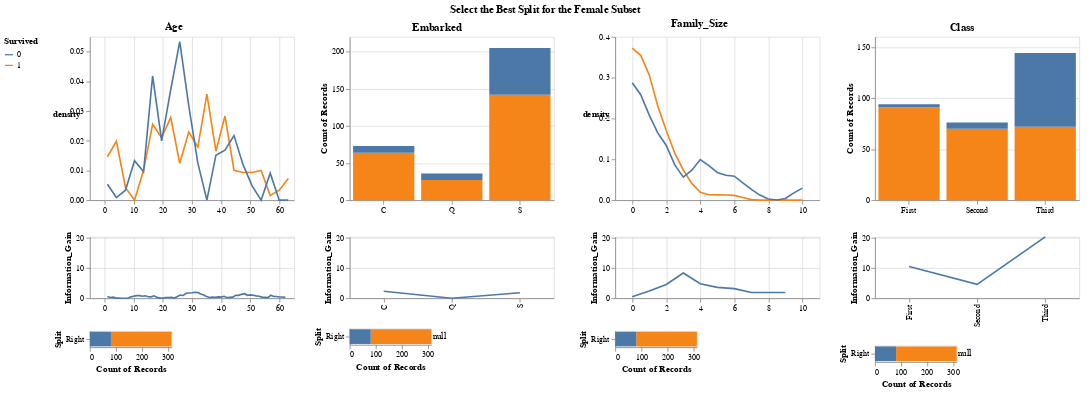

The code cell stored with this chart in its notebook:
### Markdown cell above
<img src="notebook_resources/titanic_depth_2_template.png">

### Code cell
build_interactive_decision_tree(
    titanic_df, show_splits=True, show_information_gain=True, subquery = "Sex == 'female'"
).properties(title = "Select the Best Split for the Female Subset")

### Figure 1 — Vega-Lite specification as saved in the notebook (floating-point values rounded to 4 significant figures; data arrays with more than 128 entries replaced by an {"elided": "..."} marker saying what was removed)
{"config": {"view": {"continuousWidth": 400, "continuousHeight": 300}, "title": {"anchor": "middle"}}, "hconcat": [{"vconcat": [{"layer": [{"data": {"name": "data-a2bf53cc6eaf007561dc3bd8c473d0cf"}, "mark": {"type": "bar", "align": "left", "binSpacing": 0, "size": 3.226}, "encoding": {"color": {"value": "lightgrey"}, "opacity": {"condition": {"value": 0.3, "test": "(datum.val <= datum.key)"}, "value": 0}, "x": {"type": "quantitative", "field": "Age", "title": null}, "y": {"type": "quantitative", "axis": null, "field": "Height"}}, "height": 200, "selection": {"selector011": {"type": "single", "fields": ["Age"], "on": "mouseover", "nearest": true}}, "transform": [{"calculate": "selector011['Age']", "as": "key"}, {"calculate": "datum.Age", "as": "val"}]}, {"data": {"name": "data-b95486d84c019148f50615c2b80de122"}, "mark": "line", "encoding": {"color": {"type": "nominal", "field": "Survived"}, "x": {"type": "quantitative", "field": "value", "title": null}, "y": {"type": "quantitative", "axis": {"labelAngle": 0, "titleAngle": 0}, "field": "density"}}, "height": 200, "transform": [{"density": "value", "bandwidth": 0.5, "groupby": ["variable", "Survived"], "steps": 20}, {"joinaggregate": [{"op": "max", "field": "density", "as": "max_density"}]}], "width": 250}], "resolve": {"scale": {"y": "independent"}}}, {"data": {"name": "data-806906eb9a23363c8d27cfbe5bc588a7"}, "mark": "line", "encoding": {"x": {"type": "quantitative", "field": "Split_Val", "title": null}, "y": {"type": "quantitative", "field": "Information_Gain", "scale": {"domain": [0, 20.33]}}}, "height": 75, "width": 250}, {"hconcat": [{"data": {"name": "data-b95486d84c019148f50615c2b80de122"}, "mark": "bar", "encoding": {"color": {"type": "nominal", "field": "Survived", "sort": [1, 0]}, "x": {"type": "quantitative", "aggregate": "count", "scale": {"domain": [0, 314]}}, "y": {"type": "nominal", "field": "Split"}}, "transform": [{"calculate": "selector011['Age']", "as": "split_val"}, {"calculate": "datum.value <= datum.split_val?'Left':'Right'", "as": "Split"}], "width": 100}, {"vconcat": [{"mark": "text", "encoding": {"text": {"type": "nominal", "field": "chart_text"}}, "transform": [{"calculate": "selector011['Age']", "as": "selected_val"}, {"filter": "((datum.Split_Val <= datum.selected_val) && (datum.Split_Val >= datum.selected_val))"}, {"calculate": "('For Age<=' + datum.selected_val)", "as": "chart_text"}], "width": 120}, {"mark": "text", "encoding": {"text": {"type": "nominal", "field": "chart_text"}}, "transform": [{"calculate": "selector011['Age']", "as": "selected_val"}, {"filter": "((datum.Split_Val <= datum.selected_val) && (datum.Split_Val >= datum.selected_val))"}, {"calculate": "('Information Gain: ' + datum.Information_Gain)", "as": "chart_text"}], "width": 120}], "data": {"name": "data-806906eb9a23363c8d27cfbe5bc588a7"}}]}], "resolve": {"scale": {"x": "shared"}}, "title": "Age"}, {"vconcat": [{"data": {"name": "data-2d9515ec49564b8bd2d3c88d49d83f51"}, "mark": "bar", "encoding": {"color": {"type": "nominal", "field": "Survived", "legend": {"orient": "left"}, "sort": [1, 0]}, "opacity": {"condition": {"value": 1, "selection": "selector012"}, "value": 0.3}, "x": {"type": "nominal", "axis": {"labelAngle": 0}, "field": "Embarked", "title": null}, "y": {"type": "quantitative", "aggregate": "count"}}, "height": 200, "selection": {"selector012": {"type": "single", "fields": ["Embarked"]}}, "width": 250}, {"data": {"name": "data-8ecb43de5f1896005580b002387aedf9"}, "mark": "line", "encoding": {"x": {"type": "nominal", "field": "Split_Val", "title": null}, "y": {"type": "quantitative", "field": "Information_Gain", "scale": {"domain": [0, 20.33]}}}, "height": 75, "width": 250}, {"hconcat": [{"layer": [{"mark": "bar", "encoding": {"color": {"type": "nominal", "field": "Survived", "sort": [1, 0]}, "x": {"type": "quantitative", "aggregate": "count", "scale": {"domain": [0, 314]}}, "y": {"type": "nominal", "field": "Split"}}, "transform": [{"calculate": "selector012['Embarked']", "as": "split_val"}, {"calculate": "datum.Embarked == datum.split_val?'Left':'Right'", "as": "Split"}], "width": 100}, {"mark": {"type": "text", "dx": 10}, "encoding": {"text": {"type": "quantitative", "field": "Entropy"}, "x": {"type": "quantitative", "aggregate": "count", "scale": {"domain": [0, 314]}}, "y": {"type": "nominal", "field": "Split"}}, "transform": [{"calculate": "selector012['Embarked']", "as": "split_val"}, {"calculate": "datum.Embarked == datum.split_val?'Left':'Right'", "as": "Split"}, {"lookup": "split_val", "from": {"data": {"name": "data-8ecb43de5f1896005580b002387aedf9"}, "key": "Split_Val", "fields": ["Left_Entropy", "Right_Entropy"]}}, {"calculate": "datum.Split == 'Left'?datum.Left_Entropy:datum.Right_Entropy", "as": "Entropy"}]}], "data": {"name": "data-2d9515ec49564b8bd2d3c88d49d83f51"}}, {"vconcat": [{"mark": "text", "encoding": {"text": {"type": "nominal", "field": "chart_text"}}, "transform": [{"calculate": "selector012['Embarked']", "as": "selected_val"}, {"filter": "((datum.Split_Val <= datum.selected_val) && (datum.Split_Val >= datum.selected_val))"}, {"calculate": "('For Embarked=' + datum.selected_val)", "as": "chart_text"}], "width": 120}, {"mark": "text", "encoding": {"text": {"type": "nominal", "field": "chart_text"}}, "transform": [{"calculate": "selector012['Embarked']", "as": "selected_val"}, {"filter": "((datum.Split_Val <= datum.selected_val) && (datum.Split_Val >= datum.selected_val))"}, {"calculate": "('Information Gain: ' + datum.Information_Gain)", "as": "chart_text"}], "width": 120}], "data": {"name": "data-8ecb43de5f1896005580b002387aedf9"}}]}], "title": "Embarked"}, {"vconcat": [{"layer": [{"data": {"name": "data-bb21a63e679aa78c1165bbab8b1465db"}, "mark": {"type": "bar", "align": "left", "binSpacing": 0, "size": 20.0}, "encoding": {"color": {"value": "lightgrey"}, "opacity": {"condition": {"value": 0.3, "test": "(datum.val <= datum.key)"}, "value": 0}, "x": {"type": "quantitative", "field": "Family_Size", "title": null}, "y": {"type": "quantitative", "axis": null, "field": "Height"}}, "height": 200, "selection": {"selector013": {"type": "single", "fields": ["Family_Size"], "on": "mouseover", "nearest": true}}, "transform": [{"calculate": "selector013['Family_Size']", "as": "key"}, {"calculate": "datum.Family_Size", "as": "val"}]}, {"data": {"name": "data-3b02b0298c47c6b84cc25f1f66c284b6"}, "mark": "line", "encoding": {"color": {"type": "nominal", "field": "Survived"}, "x": {"type": "quantitative", "field": "value", "title": null}, "y": {"type": "quantitative", "axis": {"labelAngle": 0, "titleAngle": 0}, "field": "density"}}, "height": 200, "transform": [{"density": "value", "bandwidth": 0.5, "groupby": ["variable", "Survived"], "steps": 20}, {"joinaggregate": [{"op": "max", "field": "density", "as": "max_density"}]}], "width": 250}], "resolve": {"scale": {"y": "independent"}}}, {"data": {"name": "data-bbdb12a928243e0576d4e14ac1c7dd2f"}, "mark": "line", "encoding": {"x": {"type": "quantitative", "field": "Split_Val", "title": null}, "y": {"type": "quantitative", "field": "Information_Gain", "scale": {"domain": [0, 20.33]}}}, "height": 75, "width": 250}, {"hconcat": [{"data": {"name": "data-3b02b0298c47c6b84cc25f1f66c284b6"}, "mark": "bar", "encoding": {"color": {"type": "nominal", "field": "Survived", "sort": [1, 0]}, "x": {"type": "quantitative", "aggregate": "count", "scale": {"domain": [0, 314]}}, "y": {"type": "nominal", "field": "Split"}}, "transform": [{"calculate": "selector013['Family_Size']", "as": "split_val"}, {"calculate": "datum.value <= datum.split_val?'Left':'Right'", "as": "Split"}], "width": 100}, {"vconcat": [{"mark": "text", "encoding": {"text": {"type": "nominal", "field": "chart_text"}}, "transform": [{"calculate": "selector013['Family_Size']", "as": "selected_val"}, {"filter": "((datum.Split_Val <= datum.selected_val) && (datum.Split_Val >= datum.selected_val))"}, {"calculate": "('For Family_Size<=' + datum.selected_val)", "as": "chart_text"}], "width": 120}, {"mark": "text", "encoding": {"text": {"type": "nominal", "field": "chart_text"}}, "transform": [{"calculate": "selector013['Family_Size']", "as": "selected_val"}, {"filter": "((datum.Split_Val <= datum.selected_val) && (datum.Split_Val >= datum.selected_val))"}, {"calculate": "('Information Gain: ' + datum.Information_Gain)", "as": "chart_text"}], "width": 120}], "data": {"name": "data-bbdb12a928243e0576d4e14ac1c7dd2f"}}]}], "resolve": {"scale": {"x": "shared"}}, "title": "Family_Size"}, {"vconcat": [{"data": {"name": "data-77e2d5a30d8047e71d5a5b59d4d3c597"}, "mark": "bar", "encoding": {"color": {"type": "nominal", "field": "Survived", "legend": {"orient": "left"}, "sort": [1, 0]}, "opacity": {"condition": {"value": 1, "selection": "selector014"}, "value": 0.3}, "x": {"type": "nominal", "axis": {"labelAngle": 0}, "field": "Class", "title": null}, "y": {"type": "quantitative", "aggregate": "count"}}, "height": 200, "selection": {"selector014": {"type": "single", "fields": ["Class"]}}, "width": 250}, {"data": {"name": "data-4dabf77ad099662519e78c59317f1bae"}, "mark": "line", "encoding": {"x": {"type": "nominal", "field": "Split_Val", "title": null}, "y": {"type": "quantitative", "field": "Information_Gain", "scale": {"domain": [0, 20.33]}}}, "height": 75, "width": 250}, {"hconcat": [{"layer": [{"mark": "bar", "encoding": {"color": {"type": "nominal", "field": "Survived", "sort": [1, 0]}, "x": {"type": "quantitative", "aggregate": "count", "scale": {"domain": [0, 314]}}, "y": {"type": "nominal", "field": "Split"}}, "transform": [{"calculate": "selector014['Class']", "as": "split_val"}, {"calculate": "datum.Class == datum.split_val?'Left':'Right'", "as": "Split"}], "width": 100}, {"mark": {"type": "text", "dx": 10}, "encoding": {"text": {"type": "quantitative", "field": "Entropy"}, "x": {"type": "quantitative", "aggregate": "count", "scale": {"domain": [0, 314]}}, "y": {"type": "nominal", "field": "Split"}}, "transform": [{"calculate": "selector014['Class']", "as": "split_val"}, {"calculate": "datum.Class == datum.split_val?'Left':'Right'", "as": "Split"}, {"lookup": "split_val", "from": {"data": {"name": "data-4dabf77ad099662519e78c59317f1bae"}, "key": "Split_Val", "fields": ["Left_Entropy", "Right_Entropy"]}}, {"calculate": "datum.Split == 'Left'?datum.Left_Entropy:datum.Right_Entropy", "as": "Entropy"}]}], "data": {"name": "data-77e2d5a30d8047e71d5a5b59d4d3c597"}}, {"vconcat": [{"mark": "text", "encoding": {"text": {"type": "nominal", "field": "chart_text"}}, "transform": [{"calculate": "selector014['Class']", "as": "selected_val"}, {"filter": "((datum.Split_Val <= datum.selected_val) && (datum.Split_Val >= datum.selected_val))"}, {"calculate": "('For Class=' + datum.selected_val)", "as": "chart_text"}], "width": 120}, {"mark": "text", "encoding": {"text": {"type": "nominal", "field": "chart_text"}}, "transform": [{"calculate": "selector014['Class']", "as": "selected_val"}, {"filter": "((datum.Split_Val <= datum.selected_val) && (datum.Split_Val >= datum.selected_val))"}, {"calculate": "('Information Gain: ' + datum.Information_Gain)", "as": "chart_text"}], "width": 120}], "data": {"name": "data-4dabf77ad099662519e78c59317f1bae"}}]}], "title": "Class"}], "title": "Select the Best Split for the Female Subset", "$schema": "https://vega.github.io/schema/vega-lite/v4.0.2.json", "datasets": {"data-a2bf53cc6eaf007561dc3bd8c473d0cf": [{"Age": 1, "Height": 1}, {"Age": 2, "Height": 1}, {"Age": 3, "Height": 1}, {"Age": 4, "Height": 1}, {"Age": 5, "Height": 1}, {"Age": 6, "Height": 1}, {"Age": 7, "Height": 1}, {"Age": 8, "Height": 1}, {"Age": 9, "Height": 1}, {"Age": 10, "Height": 1}, {"Age": 11, "Height": 1}, {"Age": 12, "Height": 1}, {"Age": 13, "Height": 1}, {"Age": 14, "Height": 1}, {"Age": 15, "Height": 1}, {"Age": 16, "Height": 1}, {"Age": 17, "Height": 1}, {"Age": 18, "Height": 1}, {"Age": 19, "Height": 1}, {"Age": 20, "Height": 1}, {"Age": 21, "Height": 1}, {"Age": 22, "Height": 1}, {"Age": 23, "Height": 1}, {"Age": 24, "Height": 1}, {"Age": 25, "Height": 1}, {"Age": 26, "Height": 1}, {"Age": 27, "Height": 1}, {"Age": 28, "Height": 1}, {"Age": 29, "Height": 1}, {"Age": 30, "Height": 1}, {"Age": 31, "Height": 1}, {"Age": 32, "Height": 1}, {"Age": 33, "Height": 1}, {"Age": 34, "Height": 1}, {"Age": 35, "Height": 1}, {"Age": 36, "Height": 1}, {"Age": 37, "Height": 1}, {"Age": 38, "Height": 1}, {"Age": 39, "Height": 1}, {"Age": 40, "Height": 1}, {"Age": 41, "Height": 1}, {"Age": 42, "Height": 1}, {"Age": 43, "Height": 1}, {"Age": 44, "Height": 1}, {"Age": 45, "Height": 1}, {"Age": 46, "Height": 1}, {"Age": 47, "Height": 1}, {"Age": 48, "Height": 1}, {"Age": 49, "Height": 1}, {"Age": 50, "Height": 1}, {"Age": 51, "Height": 1}, {"Age": 52, "Height": 1}, {"Age": 53, "Height": 1}, {"Age": 54, "Height": 1}, {"Age": 55, "Height": 1}, {"Age": 56, "Height": 1}, {"Age": 57, "Height": 1}, {"Age": 58, "Height": 1}, {"Age": 59, "Height": 1}, {"Age": 60, "Height": 1}, {"Age": 61, "Height": 1}, {"Age": 62, "Height": 1}], "data-b95486d84c019148f50615c2b80de122": {"elided": "314 records"}, "data-806906eb9a23363c8d27cfbe5bc588a7": [{"Split_Val": 1, "Left_Entropy": 0.0, "Right_Entropy": 83.0, "Information_Gain": 0.55, "Feature": "Age"}, {"Split_Val": 2, "Left_Entropy": 97.0, "Right_Entropy": 82.0, "Information_Gain": 0.23, "Feature": "Age"}, {"Split_Val": 3, "Left_Entropy": 98.0, "Right_Entropy": 81.0, "Information_Gain": 0.34, "Feature": "Age"}, {"Split_Val": 4, "Left_Entropy": 87.0, "Right_Entropy": 82.0, "Information_Gain": 0.03, "Feature": "Age"}, {"Split_Val": 5, "Left_Entropy": 79.0, "Right_Entropy": 83.0, "Information_Gain": 0.01, "Feature": "Age"}, {"Split_Val": 6, "Left_Entropy": 83.0, "Right_Entropy": 82.0, "Information_Gain": 0.0, "Feature": "Age"}, {"Split_Val": 7, "Left_Entropy": 81.0, "Right_Entropy": 82.0, "Information_Gain": 0.0, "Feature": "Age"}, {"Split_Val": 8, "Left_Entropy": 84.0, "Right_Entropy": 82.0, "Information_Gain": 0.0, "Feature": "Age"}, {"Split_Val": 9, "Left_Entropy": 95.0, "Right_Entropy": 81.0, "Information_Gain": 0.44, "Feature": "Age"}, {"Split_Val": 10, "Left_Entropy": 96.0, "Right_Entropy": 80.0, "Information_Gain": 0.64, "Feature": "Age"}, {"Split_Val": 11, "Left_Entropy": 97.0, "Right_Entropy": 80.0, "Information_Gain": 0.86, "Feature": "Age"}, {"Split_Val": 12, "Left_Entropy": 97.0, "Right_Entropy": 80.0, "Information_Gain": 0.86, "Feature": "Age"}, {"Split_Val": 13, "Left_Entropy": 96.0, "Right_Entropy": 80.0, "Information_Gain": 0.66, "Feature": "Age"}, {"Split_Val": 14, "Left_Entropy": 96.0, "Right_Entropy": 80.0, "Information_Gain": 0.8, "Feature": "Age"}, {"Split_Val": 15, "Left_Entropy": 93.0, "Right_Entropy": 80.0, "Information_Gain": 0.47, "Feature": "Age"}, {"Split_Val": 16, "Left_Entropy": 92.0, "Right_Entropy": 80.0, "Information_Gain": 0.46, "Feature": "Age"}, {"Split_Val": 17, "Left_Entropy": 94.0, "Right_Entropy": 79.0, "Information_Gain": 0.79, "Feature": "Age"}, {"Split_Val": 18, "Left_Entropy": 88.0, "Right_Entropy": 80.0, "Information_Gain": 0.27, "Feature": "Age"}, {"Split_Val": 19, "Left_Entropy": 84.0, "Right_Entropy": 82.0, "Information_Gain": 0.02, "Feature": "Age"}, {"Split_Val": 20, "Left_Entropy": 85.0, "Right_Entropy": 81.0, "Information_Gain": 0.07, "Feature": "Age"}, {"Split_Val": 21, "Left_Entropy": 87.0, "Right_Entropy": 80.0, "Information_Gain": 0.19, "Feature": "Age"}, {"Split_Val": 22, "Left_Entropy": 86.0, "Right_Entropy": 79.0, "Information_Gain": 0.22, "Feature": "Age"}, {"Split_Val": 23, "Left_Entropy": 87.0, "Right_Entropy": 79.0, "Information_Gain": 0.27, "Feature": "Age"}, {"Split_Val": 24, "Left_Entropy": 84.0, "Right_Entropy": 80.0, "Information_Gain": 0.06, "Feature": "Age"}, {"Split_Val": 25, "Left_Entropy": 88.0, "Right_Entropy": 76.0, "Information_Gain": 0.55, "Feature": "Age"}, {"Split_Val": 26, "Left_Entropy": 89.0, "Right_Entropy": 73.0, "Information_Gain": 1.04, "Feature": "Age"}, {"Split_Val": 27, "Left_Entropy": 88.0, "Right_Entropy": 73.0, "Information_Gain": 0.91, "Feature": "Age"}, {"Split_Val": 28, "Left_Entropy": 90.0, "Right_Entropy": 68.0, "Information_Gain": 1.63, "Feature": "Age"}, {"Split_Val": 29, "Left_Entropy": 90.0, "Right_Entropy": 67.0, "Information_Gain": 1.73, "Feature": "Age"}, {"Split_Val": 30, "Left_Entropy": 89.0, "Right_Entropy": 65.0, "Information_Gain": 1.79, "Feature": "Age"}, {"Split_Val": 31, "Left_Entropy": 89.0, "Right_Entropy": 64.0, "Information_Gain": 1.93, "Feature": "Age"}, {"Split_Val": 32, "Left_Entropy": 89.0, "Right_Entropy": 63.0, "Information_Gain": 1.88, "Feature": "Age"}, {"Split_Val": 33, "Left_Entropy": 88.0, "Right_Entropy": 65.0, "Information_Gain": 1.39, "Feature": "Age"}, {"Split_Val": 34, "Left_Entropy": 87.0, "Right_Entropy": 67.0, "Information_Gain": 1.09, "Feature": "Age"}, {"Split_Val": 35, "Left_Entropy": 86.0, "Right_Entropy": 71.0, "Information_Gain": 0.6, "Feature": "Age"}, {"Split_Val": 36, "Left_Entropy": 84.0, "Right_Entropy": 75.0, "Information_Gain": 0.24, "Feature": "Age"}, {"Split_Val": 37, "Left_Entropy": 85.0, "Right_Entropy": 73.0, "Information_Gain": 0.37, "Feature": "Age"}, {"Split_Val": 38, "Left_Entropy": 85.0, "Right_Entropy": 73.0, "Information_Gain": 0.33, "Feature": "Age"}, {"Split_Val": 39, "Left_Entropy": 85.0, "Right_Entropy": 70.0, "Information_Gain": 0.45, "Feature": "Age"}, {"Split_Val": 40, "Left_Entropy": 84.0, "Right_Entropy": 71.0, "Information_Gain": 0.37, "Feature": "Age"}, {"Split_Val": 41, "Left_Entropy": 85.0, "Right_Entropy": 66.0, "Information_Gain": 0.64, "Feature": "Age"}, {"Split_Val": 42, "Left_Entropy": 84.0, "Right_Entropy": 73.0, "Information_Gain": 0.18, "Feature": "Age"}, {"Split_Val": 43, "Left_Entropy": 84.0, "Right_Entropy": 70.0, "Information_Gain": 0.28, "Feature": "Age"}, {"Split_Val": 44, "Left_Entropy": 84.0, "Right_Entropy": 68.0, "Information_Gain": 0.35, "Feature": "Age"}, {"Split_Val": 45, "Left_Entropy": 85.0, "Right_Entropy": 53.0, "Information_Gain": 0.95, "Feature": "Age"}, {"Split_Val": 46, "Left_Entropy": 85.0, "Right_Entropy": 53.0, "Information_Gain": 0.95, "Feature": "Age"}, {"Split_Val": 47, "Left_Entropy": 85.0, "Right_Entropy": 46.0, "Information_Gain": 1.28, "Feature": "Age"}, {"Split_Val": 48, "Left_Entropy": 85.0, "Right_Entropy": 38.0, "Information_Gain": 1.5, "Feature": "Age"}, {"Split_Val": 49, "Left_Entropy": 84.0, "Right_Entropy": 44.0, "Information_Gain": 0.96, "Feature": "Age"}, {"Split_Val": 50, "Left_Entropy": 84.0, "Right_Entropy": 32.0, "Information_Gain": 1.11, "Feature": "Age"}, {"Split_Val": 51, "Left_Entropy": 84.0, "Right_Entropy": 34.0, "Information_Gain": 1.0, "Feature": "Age"}, {"Split_Val": 52, "Left_Entropy": 84.0, "Right_Entropy": 37.0, "Information_Gain": 0.78, "Feature": "Age"}, {"Split_Val": 53, "Left_Entropy": 84.0, "Right_Entropy": 39.0, "Information_Gain": 0.67, "Feature": "Age"}, {"Split_Val": 54, "Left_Entropy": 83.0, "Right_Entropy": 47.0, "Information_Gain": 0.37, "Feature": "Age"}, {"Split_Val": 55, "Left_Entropy": 83.0, "Right_Entropy": 50.0, "Information_Gain": 0.28, "Feature": "Age"}, {"Split_Val": 56, "Left_Entropy": 83.0, "Right_Entropy": 54.0, "Information_Gain": 0.2, "Feature": "Age"}, {"Split_Val": 57, "Left_Entropy": 83.0, "Right_Entropy": 0.0, "Information_Gain": 0.97, "Feature": "Age"}, {"Split_Val": 58, "Left_Entropy": 83.0, "Right_Entropy": 0.0, "Information_Gain": 0.55, "Feature": "Age"}, {"Split_Val": 59, "Left_Entropy": 83.0, "Right_Entropy": 0.0, "Information_Gain": 0.55, "Feature": "Age"}, {"Split_Val": 60, "Left_Entropy": 83.0, "Right_Entropy": 0.0, "Information_Gain": 0.41, "Feature": "Age"}, {"Split_Val": 61, "Left_Entropy": 83.0, "Right_Entropy": 0.0, "Information_Gain": 0.41, "Feature": "Age"}, {"Split_Val": 62, "Left_Entropy": 83.0, "Right_Entropy": 0.0, "Information_Gain": 0.28, "Feature": "Age"}], "data-2d9515ec49564b8bd2d3c88d49d83f51": {"elided": "314 records"}, "data-8ecb43de5f1896005580b002387aedf9": [{"Split_Val": "C", "Left_Entropy": 54.0, "Right_Entropy": 88.0, "Information_Gain": 2.32, "Feature": "Embarked"}, {"Split_Val": "Q", "Left_Entropy": 81.0, "Right_Entropy": 83.0, "Information_Gain": 0.0, "Feature": "Embarked"}, {"Split_Val": "S", "Left_Entropy": 89.0, "Right_Entropy": 65.0, "Information_Gain": 1.82, "Feature": "Embarked"}], "data-bb21a63e679aa78c1165bbab8b1465db": [{"Family_Size": 0, "Height": 1}, {"Family_Size": 1, "Height": 1}, {"Family_Size": 2, "Height": 1}, {"Family_Size": 3, "Height": 1}, {"Family_Size": 4, "Height": 1}, {"Family_Size": 5, "Height": 1}, {"Family_Size": 6, "Height": 1}, {"Family_Size": 7, "Height": 1}, {"Family_Size": 8, "Height": 1}, {"Family_Size": 9, "Height": 1}], "data-3b02b0298c47c6b84cc25f1f66c284b6": {"elided": "314 records"}, "data-bbdb12a928243e0576d4e14ac1c7dd2f": [{"Split_Val": 0, "Left_Entropy": 75.0, "Right_Entropy": 87.0, "Information_Gain": 0.49, "Feature": "Family_Size"}, {"Split_Val": 1, "Left_Entropy": 73.0, "Right_Entropy": 96.0, "Information_Gain": 2.41, "Feature": "Family_Size"}, {"Split_Val": 2, "Left_Entropy": 73.0, "Right_Entropy": 100.0, "Information_Gain": 4.58, "Feature": "Family_Size"}, {"Split_Val": 3, "Left_Entropy": 73.0, "Right_Entropy": 85.0, "Information_Gain": 8.37, "Feature": "Family_Size"}, {"Split_Val": 4, "Left_Entropy": 77.0, "Right_Entropy": 86.0, "Information_Gain": 4.78, "Feature": "Family_Size"}, {"Split_Val": 5, "Left_Entropy": 79.0, "Right_Entropy": 78.0, "Information_Gain": 3.59, "Feature": "Family_Size"}, {"Split_Val": 6, "Left_Entropy": 80.0, "Right_Entropy": 0.0, "Information_Gain": 3.17, "Feature": "Family_Size"}, {"Split_Val": 7, "Left_Entropy": 81.0, "Right_Entropy": 0.0, "Information_Gain": 1.89, "Feature": "Family_Size"}, {"Split_Val": 8, "Left_Entropy": 81.0, "Right_Entropy": 0.0, "Information_Gain": 1.89, "Feature": "Family_Size"}, {"Split_Val": 9, "Left_Entropy": 81.0, "Right_Entropy": 0.0, "Information_Gain": 1.89, "Feature": "Family_Size"}], "data-77e2d5a30d8047e71d5a5b59d4d3c597": {"elided": "314 records"}, "data-4dabf77ad099662519e78c59317f1bae": [{"Split_Val": "First", "Left_Entropy": 20.0, "Right_Entropy": 94.0, "Information_Gain": 10.54, "Feature": "Class"}, {"Split_Val": "Second", "Left_Entropy": 40.0, "Right_Entropy": 90.0, "Information_Gain": 4.58, "Feature": "Class"}, {"Split_Val": "Third", "Left_Entropy": 100.0, "Right_Entropy": 30.0, "Information_Gain": 20.33, "Feature": "Class"}]}}
